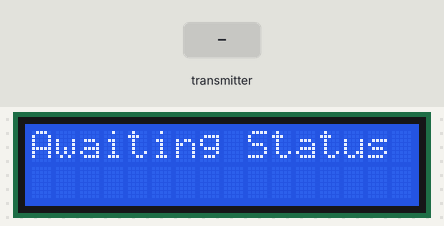
Simulated run of this sketch. Board: Arduino Uno, built with avr-gcc and run on an emulated ATmega328P. On the bench: 16×2 character LCD. The inputs (shaded band) are chosen by the test bench. No radio packets arrive unless stated; what the sketch prints to the serial monitor is not drawn.

Above: at 0.1 s.
1.3 s: the transmitter starts sending intdata = 0
At 2.0 s:
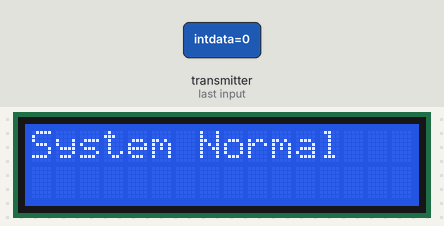
At 5.5 s:
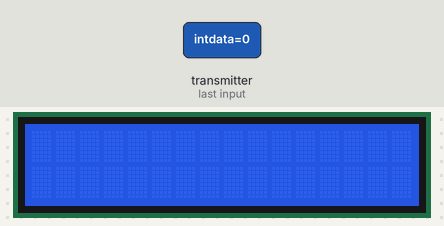
6.2 s: the transmitter starts sending intdata = 256
Timing chart, 0 to 9.2 s (numbered marks = the images above; inputs shaded):
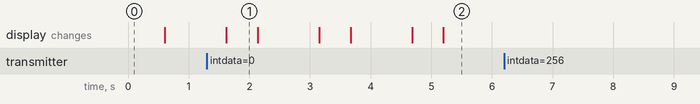

Measured:
- after the input at 1.3 s, the display: changes after 0.32 s (image 1)
- after the input at 6.2 s, every drawn part: stays the same
- what the display in image 1 shows lasts 0.5 s, from 1.6 s to 2.1 s

The sketch:

nrf24receiver.ino
```cpp
#include <SPI.h>
#include <nRF24L01.h>
#include <RF24.h>

RF24 RF24Rx(8, 9); // CE, CSN
const byte address[6] = "AABBC";
char defMsg[16] = "Awaiting Status";
char *lcdMessage[] = {
  "System Normal" //0
  ,"Fire Alarm" //1
  ,"Air Quality Alarm" //2
  ,"Reed Switched" //3
  ,"Ultrasonic On" //4
  ,"Hall Magnetized" //5
  ,"Linear Hall" //6
  ,"Mercury Tilted  " //7
  ,"Alarm # 8" //8
  ,"Alarm # 9" //9
  ,"Alarm # 10" //10
  ,"Alarm: Ultrasonic" //11
  ,"Alarm: Laser Tripwire" //12
  ,"Alarm: Reed Switch" // 13
  ,"Alarm # 14" // 14
  ,"Alarm # 15" //15
  ,"Alarm" //16
};
int intdata;

#include "modules/lcd.h"

void setup() {
	Serial.begin(9600);
	RF24Rx.begin();
	RF24Rx.openReadingPipe(0, address);   //Setting the address at which we will receive the data
	RF24Rx.setPALevel(RF24_PA_MIN);       //You can set this as minimum or maximum depending on the distance between the transmitter and receiver.
	RF24Rx.startListening();              //This sets the module as receiver

	initLCD();
}
void loop()
{
	if (RF24Rx.available())              //Looking for the data.
	{
        //Saving the incoming data
		RF24Rx.read(&intdata, sizeof(intdata));    //Reading the data
		Serial.println(intdata);
		doLCD(lcdMessage[intdata]);
   //char text[32] = "";
   //RF24Rx.read(&text,sizeof(text));
   //Serial.println(text);
   //doLCD(text);
	}
	 else{
		doLCD(defMsg);
    Serial.println("No data");
	 }
	delay(500);
}
```

lcd.h
```cpp
#include <LiquidCrystal_I2C.h>

LiquidCrystal_I2C lcd(0x26, 16, 2);

void initLCD(){
  lcd.begin();
  lcd.backlight();
}

void displayLCD(int lstart,int lline,char *message){
	lcd.setCursor(lstart,lline);
	lcd.print(message);
}

void doLCD(char *message){
	displayLCD(0,0,message);
	delay(500);
	lcd.clear();
	displayLCD(16,1,message);
	lcd.clear();
	delay(500);
}
```
